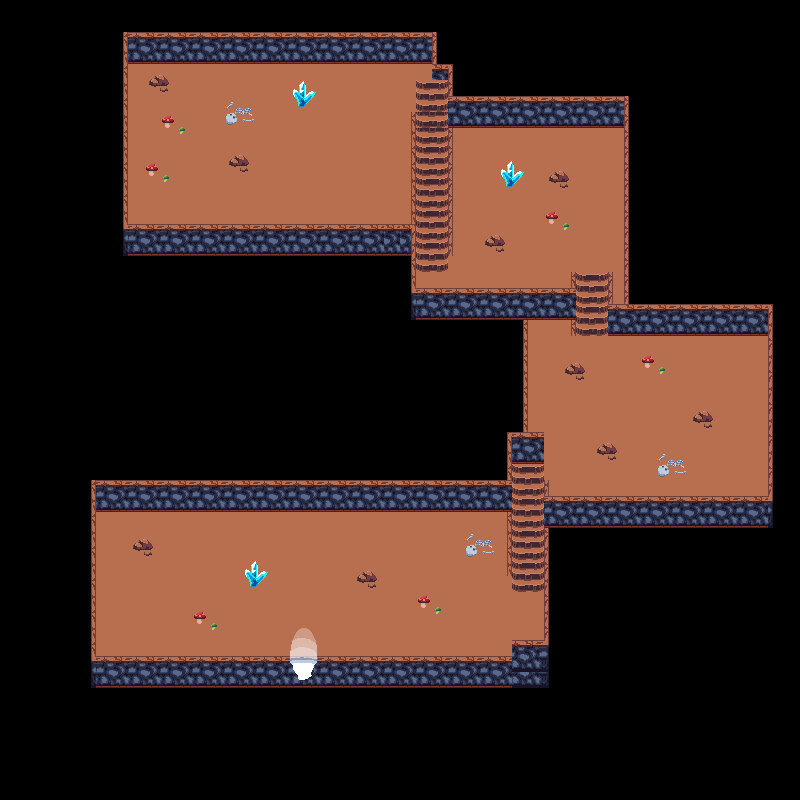

A 2D game scene composited from a Tiled map and its tileset images. What follows is a short description and the map's XML, with each tile layer's data collapsed to a summary:
An orthogonal 50x50 tile map with 16x16 px tiles, 4 tile layers (floor, stairs, walls, decorations) and 41 objects (37x collision, boss_path1, boss_path2, exit_dungeon, spawn_dungeon).

<map version="1.5" tiledversion="1.7.2" orientation="orthogonal" renderorder="right-down" width="50" height="50" tilewidth="16" tileheight="16" infinite="0" nextlayerid="7" nextobjectid="46">
 <tileset firstgid="1" source="dungeon.tsx" />
 <layer id="1" name="floor" width="50" height="50">
  <data>[2500 cells, 862 non-empty, 16 distinct tile ids]</data>
 </layer>
 <layer id="2" name="stairs" width="50" height="50">
  <data>[2500 cells, 48 non-empty, 4 distinct tile ids]</data>
 </layer>
 <layer id="3" name="walls" width="50" height="50">
  <data>[2500 cells, 393 non-empty, 26 distinct tile ids]</data>
 </layer>
 <layer id="4" name="decorations" width="50" height="50">
  <data>[2500 cells, 92 non-empty, 24 distinct tile ids]</data>
 </layer>
 <objectgroup id="6" name="NPCPaths">
  <object id="44" name="boss_path1" x="256" y="128" width="16.3333" height="16.3333" />
  <object id="45" name="boss_path2" x="384.333" y="128" width="15.6667" height="16" />
 </objectgroup>
 <objectgroup id="5" name="objects">
  <object id="1" type="collision" x="123.333" y="31.3333" width="313" height="32" />
  <object id="2" type="collision" x="431.667" y="63.6667" width="21" height="16.6667" />
  <object id="3" type="collision" x="448" y="81" width="4.66667" height="15.6667" />
  <object id="4" type="collision" x="447.667" y="96.3333" width="180.667" height="31.6667" />
  <object id="5" type="collision" x="623.333" y="128.333" width="4.66667" height="175.667" />
  <object id="6" type="collision" x="608.333" y="272.333" width="4.33333" height="31.6667" />
  <object id="7" type="collision" x="571" y="272.333" width="4.66667" height="16.6667" />
  <object id="8" type="collision" x="411.333" y="288.333" width="164" height="30.6667" />
  <object id="9" type="collision" x="411" y="112.667" width="4.66667" height="175" />
  <object id="10" type="collision" x="122.667" y="224" width="288" height="31" />
  <object id="11" type="collision" x="123" y="63.3333" width="5.33333" height="160.333" />
  <object id="12" type="collision" x="607.667" y="304.333" width="164.333" height="31.6667" />
  <object id="13" type="collision" x="768" y="336.333" width="4.33333" height="164" />
  <object id="14" type="collision" x="523" y="319.333" width="4.66667" height="112.667" />
  <object id="15" type="collision" x="507" y="431.667" width="37.6667" height="31.6667" />
  <object id="16" type="collision" x="507.333" y="464.333" width="4" height="16" />
  <object id="18" type="collision" x="544" y="479.667" width="4.66667" height="165" />
  <object id="19" type="collision" x="549" y="496" width="223.667" height="31.3333" />
  <object id="20" type="collision" x="512" y="639.333" width="37" height="18" />
  <object id="21" type="collision" x="91" y="479.5" width="420.5" height="32" />
  <object id="22" type="collision" x="91" y="512.5" width="5.5" height="143.5" />
  <object id="25" type="collision" x="91" y="655.5" width="458.5" height="32" />
  <object id="26" type="collision" x="358.5" y="569.5" width="18" height="18" />
  <object id="27" type="collision" x="247.5" y="562.5" width="12" height="23" />
  <object id="28" type="collision" x="133" y="539.5" width="18" height="15.5" />
  <object id="29" type="collision" x="566" y="364" width="17.5" height="14.5" />
  <object id="30" type="collision" x="597" y="442.5" width="19" height="16" />
  <object id="31" type="collision" x="692.5" y="411.5" width="19" height="15" />
  <object id="32" type="collision" x="483.5" y="236" width="19" height="13" />
  <object id="33" type="collision" x="502" y="164" width="15" height="21.5" />
  <object id="34" type="collision" x="550" y="172" width="19" height="15" />
  <object id="36" type="collision" x="296.5" y="84" width="12.5" height="22.5" />
  <object id="37" type="collision" x="229" y="155.5" width="20" height="15" />
  <object id="38" type="collision" x="150.5" y="74.5" width="16.5" height="16" />
  <object id="39" type="collision" x="506" y="511" width="6" height="65.5" />
  <object id="40" type="collision" x="570.5" y="320" width="5" height="17" />
  <object id="41" type="collision" x="447.5" y="129" width="5.5" height="127" />
  <object id="42" name="exit_dungeon" x="285.5" y="639" width="35.5" height="37" />
  <object id="43" name="spawn_dungeon" x="305" y="607.5">
   <point />
  </object>
 </objectgroup>
</map>
